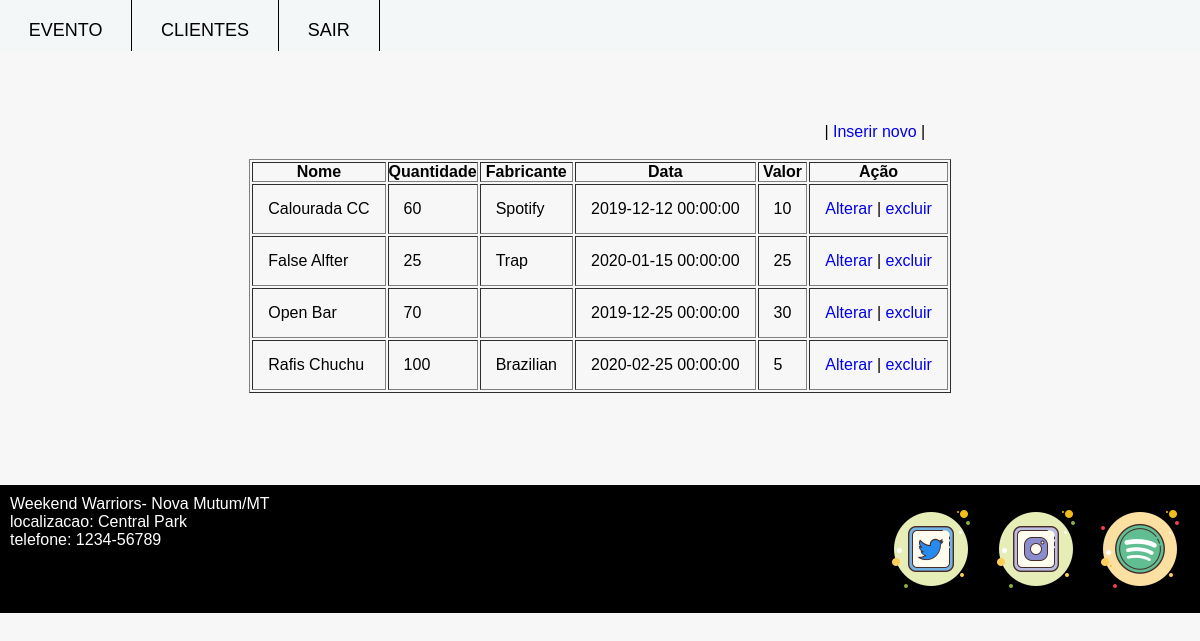
/weekend/adm/eventoController.php, run on the app's committed database.
### tables this page shows
CREATE TABLE IF NOT EXISTS `evento` (
  `id` INTEGER AUTO_INCREMENT PRIMARY KEY,  
  `nome` VARCHAR(50) NOT NULL, 
  `idFabricante` INTEGER,  
  `imagem` VARCHAR(50),
  `LocalEvento` VARCHAR(50),
  `dataEvento` DATETIME,
  `descricao` TEXT,
  `qtde` integer,
  `valor` real,

  FOREIGN KEY (idFabricante) REFERENCES fabricante(id) 
);

CREATE TABLE `fabricante` (
  id INTEGER AUTO_INCREMENT PRIMARY KEY,  
  nome VARCHAR(50) NOT NULL   
);

### weekend/classes/Evento.php (called while the page is built, shortened)
<?php
require_once "BD.php";
class Evento{
	private $conexao;
	function __construct(){
		$this->conexao = new BD();
	}
	function listarTodos($campo= "evento.nome", $ordem="asc"){
		$sql = "SELECT evento.id as idEvento, evento.nome as nomeEvento, imagem, LocalEvento, dataEvento, descricao,
		qtde, valor as valorFinal, fabricante.id as idFabricante,
		fabricante.nome as nomeFabricante FROM evento LEFT JOIN fabricante
		ON evento.idFabricante = fabricante.id order by $campo $ordem";
		return $this->conexao->select($sql);
	}
}
?>

### weekend/classes/BD.php (called while the page is built, shortened)
<?php
class BD {
	private $host = "localhost";
	private $user = "root";
	private $password = "";
	private $database = "weekend";
	private $conexao;
	function __construct(){
		$this->conexao = new PDO("mysql:host=".$this->host.";dbname=" . $this->database, $this->user, $this->password);
	}
	function select($sql){
		$stmt = $this->conexao->query($sql);
		return $stmt->fetchAll();
	}
}
?>

### weekend/adm/views/eventoIndex.php (the view, shortened to what this page needs)
<div class="alok">
    <p>|  <a href="eventoController.php?acao=cadastro">Inserir novo</a> | </p>
</div>
<br>
<div class="centralizandoCompra">
    <table border = "1" style="tr > td { padding:30px }">
        <tr>
            <th>Nome</th>
            <th>Quantidade</th>
            <th>Fabricante</th>
            <th>Data</th>
            <th>Valor</th>
            <th>Ação</th>
        </tr>
        <?php
        if(empty($lista)){
            echo "<tr><td colspan = '5'> Nenhuma evento cadastrado </td></tr>";
        }else{
            foreach($lista as $evento){
                ?>
                <tr>
                    <td> <?= $evento['nomeEvento'];?> </td>
                    <td> <?= $evento['qtde'];?> </td>
                    <td> <?= $evento['nomeFabricante'];?> </td>
                    <td> <?= $evento['dataEvento'];?> </td>
                    <td> <?= $evento['valorFinal'];?> </td>
                    <td>
                        <a href="eventoController.php?acao=altera&id=<?=$evento['idEvento'];?>">Alterar</a> |
                        <a href="eventoController.php?acao=exclui&id=<?=$evento['idEvento'];?>">excluir</td>
                </tr>
                <?php
            }
        }
        ?>
    </table>
</div>

### weekend/css/style.css (style rules this page uses)
* { margin: 0; padding: 0; }
body { font-family: "Work Sans", sans-serif; box-sizing: border-box; background-color: #F7F7F7; }
td { padding: 15px; }
a { text-decoration: none; }
.centralizandoCompra { display: flex; justify-content: space-around; align-items: center; margin: auto; }
.alok { display: flex; justify-content: space-around; align-items: center; margin: auto; }

### data on the page
evento: nome "Calourada CC", qtde "60", idFabricante.nome "Spotify", dataEvento "2019-12-12 00:00:00", valor "10"
evento: nome "False Alfter", qtde "25", idFabricante.nome "Trap", dataEvento "2020-01-15 00:00:00", valor "25"
evento: nome "Open Bar", qtde "70", dataEvento "2019-12-25 00:00:00", valor "30"
evento: nome "Rafis Chuchu", qtde "100", idFabricante.nome "Brazilian", dataEvento "2020-02-25 00:00:00", valor "5"
